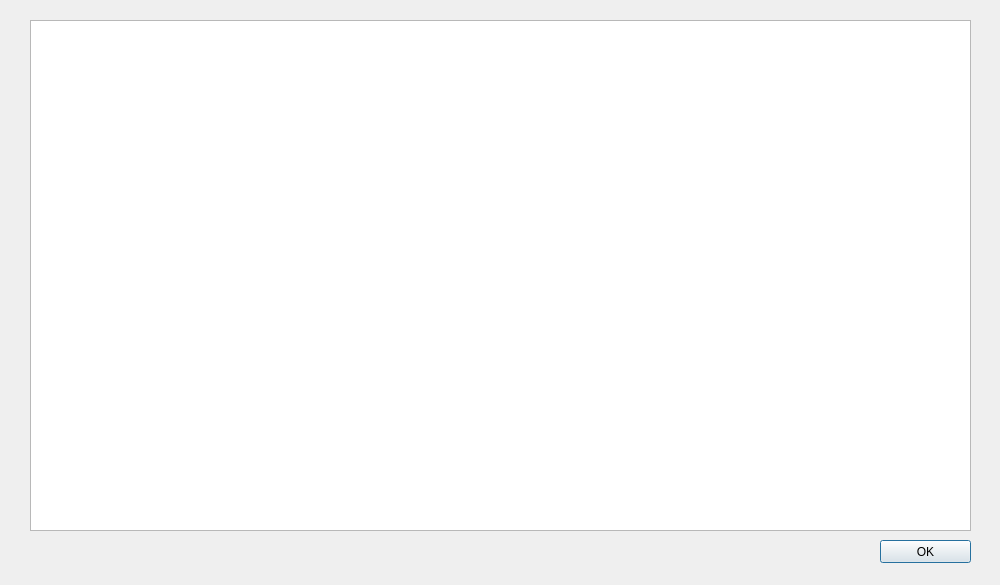
<?xml version="1.0" encoding="UTF-8"?>
<ui version="4.0">
 <class>TourTableWindow</class>
 <widget class="QDialog" name="TourTableWindow">
  <property name="geometry">
   <rect>
    <x>0</x>
    <y>0</y>
    <width>1000</width>
    <height>585</height>
   </rect>
  </property>
  <property name="windowTitle">
   <string>Dialog</string>
  </property>
  <widget class="QTableView" name="tour_table_view">
   <property name="geometry">
    <rect>
     <x>30</x>
     <y>20</y>
     <width>941</width>
     <height>511</height>
    </rect>
   </property>
   <property name="autoFillBackground">
    <bool>false</bool>
   </property>
   <attribute name="horizontalHeaderMinimumSectionSize">
    <number>50</number>
   </attribute>
  </widget>
  <widget class="QPushButton" name="cancel_button">
   <property name="geometry">
    <rect>
     <x>880</x>
     <y>540</y>
     <width>91</width>
     <height>23</height>
    </rect>
   </property>
   <property name="text">
    <string>OK</string>
   </property>
  </widget>
 </widget>
 <resources/>
 <connections/>
</ui>
